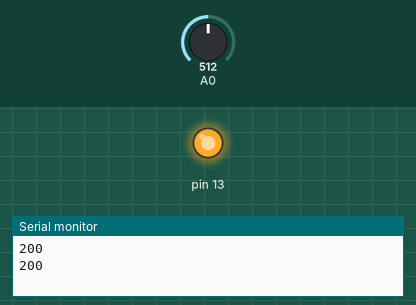
A sketch run on a simulated Arduino Uno, built with avr-gcc and run on an emulated ATmega328P. On the bench: output pins drawn as LEDs (lit = HIGH), the last lines printed to the serial monitor. The test bench sets the inputs (shaded band); at power-on: A0 = 512.

Above: at 1.8 s.
1.9 s: A0 set to 190
3.4 s: A0 set to 167
At 4.9 s:
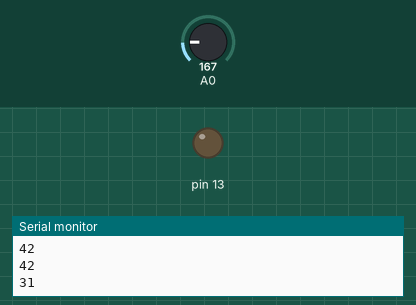
5.5 s: A0 set to 306
At 6.5 s:
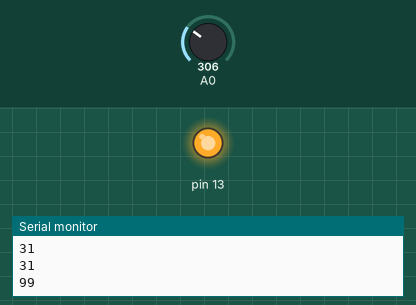
7.5 s: A0 set to 122
At 9.2 s:
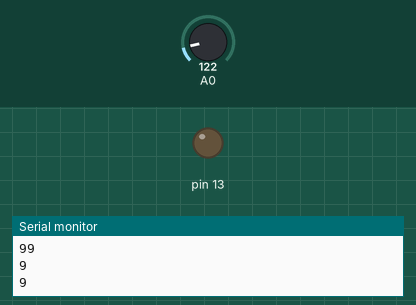
Timing chart, 0 to 10.5 s (numbered marks = the images above; inputs shaded):
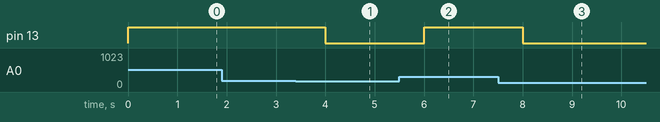

The sketch:

Cam_bien_TMP36.ino
```cpp
void setup()
{
  pinMode(13, OUTPUT);
  Serial.begin(9600);
}

void loop()
{
  int x = analogRead(A0);
  int t = map(x, 20 ,358 ,-40 , 125);
  Serial.println(t);
  if (t > 36)
    digitalWrite(13, HIGH);
  else
    digitalWrite(13, LOW);
  delay(1000); // Wait for 1000 millisecond(s)
}
```

Measured:
- the behaviour switches between 178 and 177 on A0 (found by bisection; images 0 and 1)
- after the input at 3.4 s, pin 13: HIGH → LOW after 0.60 s
- after the input at 5.5 s, pin 13: LOW → HIGH after 0.50 s
- after the input at 7.5 s, pin 13: HIGH → LOW after 0.50 s
